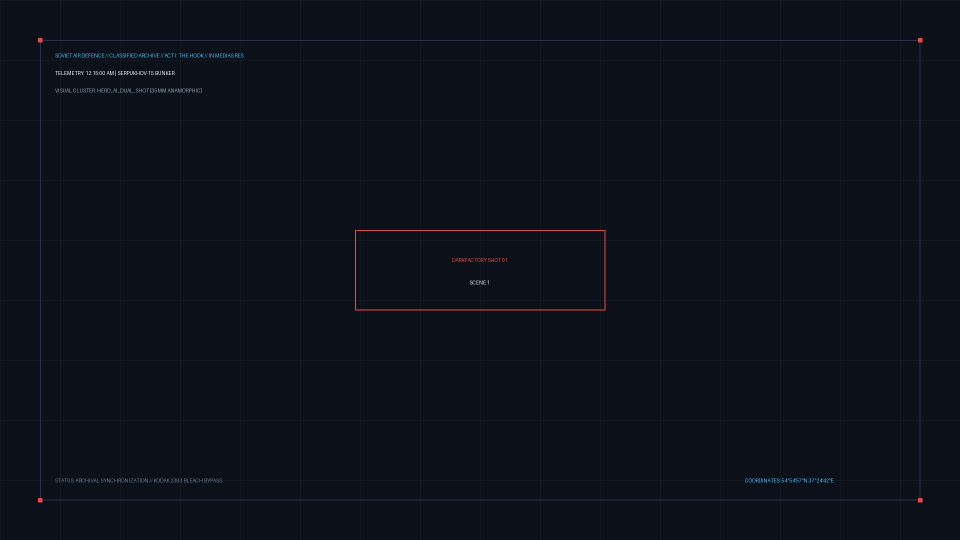
#> input picture data/broll/scene_1.jpg, 1920 x 1080 px (shown at 1/2 size)
$ python -i cinematography_dop.py   (imports and definitions only)   (older library calls are emulated)
#> lines starting #> are read from the running program, lines starting #| are printed output that depends on the picture; after the words box and inside, x2 and y2 are one past the last pixel; in counts of white or black regions, pixels touching at a corner belong together
"""
DarkFactory — Cinematography & Composition Engineering Engine (Virtual DoP)
========================================================================================
Motor industrial de Direção de Fotografia (Director of Photography - DoP) e Engenharia
de Composição Visual para cada tomada de vídeo e keyframe.
Incorpora:
1. Óptica e Física de Lentes: Lentes Anamórficas (Panavision, Cooke, Arri Master) vs
   Esféricas Prime (Zeiss Supreme, Leica Summilux), distância focal e abertura T-Stop.
2. Geometria de Composição: Regra dos Terços, Espiral de Ouro (Fibonacci), Simetria
   Kubrickiana (1-Point Perspective), Dutch Angle (tensão canted), Dirty Single Occlusion.
3. Iluminação & Chiaroscuro: Razão Key-to-Fill (16:1, 8:1, 4:1), temperatura Kelvin
   dual-split (Tungstênio 2800K vs Ciano 6500K) e feixes volumétricos (God Rays).
4. Auditor de Keyframes & Computer Vision: Extração de keyframes estratégicos
   (Abertura, Golden Ratio 0.618, Clímax) com cálculo de alinhamento dos terços,
   contraste dinâmico e renderização de guias visuais translúcidas de composição.
5. Injetor de Prompts de Cinematografia para T2V e I2V (MiniMax H3, Veo 2, ComfyUI).
"""

from __future__ import annotations

import logging
import math
import subprocess
from dataclasses import asdict, dataclass, field
from enum import Enum
from pathlib import Path
from typing import Any, Dict, List, Optional, Tuple

import cv2
import numpy as np
from PIL import Image, ImageDraw, ImageFont

logger = logging.getLogger("darkfactory.video.cinematography_dop")


class LensOpticsType(str, Enum):
    """Família óptica de lentes cinematográficas."""
    ANAMORPHIC_PANAVISION = "panavision_c_series"   # 40mm T2.3 - 2x squeeze, horizontal streaks, oval bokeh
    ANAMORPHIC_COOKE = "cooke_anamorphic_i"          # 35mm T2.3 - 'Cooke Look', textura orgânica aveludada
    ANAMORPHIC_ARRI = "arri_master_anamorphic"       # 50mm T1.9 - Clareza cirúrgica, flare controlado
    SPHERICAL_ZEISS = "zeiss_supreme_prime"          # 21mm T1.5 - Ultra-wide dramático sem distorção
    SPHERICAL_LEICA = "leica_summilux_c"             # 35mm T1.4 - Perspectiva do olho humano, bokeh circular
    SPHERICAL_TELE = "arri_signature_75mm"           # 75mm T1.8 - Compressão de planos e isolamento dramático
    MACRO_PROBE = "laowa_probe_24mm"                 # 24mm T14 - Lente macro periscópica para hardware tático


class CompositionGeometry(str, Enum):
    """Geometria e regras de enquadramento composicional."""
    RULE_OF_THIRDS = "rule_of_thirds"               # Pontos de força (1/3, 2/3) e lead room
    GOLDEN_SPIRAL = "golden_spiral"                 # Espiral logarítmica de Fibonacci
    KUBRICK_ONE_POINT = "kubrick_one_point"         # Simetria frontal rigorosa com fuga central
    DUTCH_ANGLE = "dutch_angle"                     # Câmera inclinada 7° a 15° (tensão/desespero)
    DIRTY_SINGLE_OCCLUSION = "dirty_single"         # Oclusão em primeiro plano (30-40% borrado)
    LOW_ANGLE_OPPRESSION = "low_angle_oppression"   # Câmera baixa apontando para cima (opressão)
    HIGH_ANGLE_VULNERABILITY = "high_angle_vuln"    # Câmera alta apontando para baixo (vulnerabilidade)


class LightingRatio(str, Enum):
    """Razão de contraste entre luz principal (Key) e preenchimento (Fill)."""
    EXTREME_CHIAROSCURO_16_1 = "16:1"  # Caravaggio / Gordon Willis Noir (sombras breu absoluto)
    HIGH_CONTRAST_8_1 = "8_to_1"       # Suspense tático e noir clássico
    DRAMATIC_NATURAL_4_1 = "4_to_1"    # Rembrandt cinematográfico padrão
    BALANCED_2_1 = "2_to_1"            # Iluminação suave e difusa


@dataclass(frozen=True)
class LensSpecification:
    """Especificação técnica de uma lente cinematográfica."""
    model_name: str
    focal_length_mm: int
    t_stop: float
    anamorphic: bool
    squeeze_factor: float
    bokeh_shape: str
    flare_character: str
    dop_aesthetic_notes: str


LENS_CATALOG: Dict[LensOpticsType, LensSpecification] = {
    LensOpticsType.ANAMORPHIC_PANAVISION: LensSpecification(
        model_name="Panavision C-Series 40mm Anamorphic",
        focal_length_mm=40,
        t_stop=2.3,
        anamorphic=True,
        squeeze_factor=2.0,
        bokeh_shape="Oval 2:1 vertical bokeh",
        flare_character="Horizontal cyan/cobalt streak flares with organic aberration",
        dop_aesthetic_notes="Usada em thrillers clássicos e ficções espaciais; textura encorpada de filme analógico.",
    ),
    LensOpticsType.ANAMORPHIC_COOKE: LensSpecification(
        model_name="Cooke Anamorphic /i Full Frame Plus 35mm",
        focal_length_mm=35,
        t_stop=2.3,
        anamorphic=True,
        squeeze_factor=1.8,
        bokeh_shape="Smooth oval bokeh with gentle focus fall-off",
        flare_character="Warm golden and subtle amber horizontal flares ('Cooke Look')",
        dop_aesthetic_notes="Textura aveludada em rostos com alto micro-contraste em detalhes mecânicos.",
    ),
    LensOpticsType.ANAMORPHIC_ARRI: LensSpecification(
        model_name="Arri Master Anamorphic 50mm",
        focal_length_mm=50,
        t_stop=1.9,
        anamorphic=True,
        squeeze_factor=2.0,
        bokeh_shape="Perfectly symmetrical oval bokeh across full frame",
        flare_character="Virtually zero flare and zero focus breathing",
        dop_aesthetic_notes="Rigidez militar e clareza analítica cirúrgica para centros de comando e laboratórios.",
    ),
    LensOpticsType.SPHERICAL_ZEISS: LensSpecification(
        model_name="Zeiss Supreme Prime 21mm",
        focal_length_mm=21,
        t_stop=1.5,
        anamorphic=False,
        squeeze_factor=1.0,
        bokeh_shape="Circular 11-blade aperture bokeh",
        flare_character="Neutral chromatic flare suppression",
        dop_aesthetic_notes="Ultra-wide angular sem distorção geométrica; transmite escala colossal e arquitetura intimidadora.",
    ),
    LensOpticsType.SPHERICAL_LEICA: LensSpecification(
        model_name="Leica Summilux-C 35mm",
        focal_length_mm=35,
        t_stop=1.4,
        anamorphic=False,
        squeeze_factor=1.0,
        bokeh_shape="Creamy circular bokeh",
        flare_character="Delicate veil flares with high shadow contrast",
        dop_aesthetic_notes="Abertura humana natural para tomadas médias intimistas e conflitos psicológicos silenciosos.",
    ),
    LensOpticsType.SPHERICAL_TELE: LensSpecification(
        model_name="Arri Signature Prime 75mm",
        focal_length_mm=75,
        t_stop=1.8,
        anamorphic=False,
        squeeze_factor=1.0,
        bokeh_shape="Magical warm circular bokeh",
        flare_character="Controlled organic glow",
        dop_aesthetic_notes="Forte compressão espacial; isola o oficial ou o espião da equipe ao redor.",
    ),
    LensOpticsType.MACRO_PROBE: LensSpecification(
        model_name="Laowa 24mm T14 2x Macro Probe Lens",
        focal_length_mm=24,
        t_stop=14.0,
        anamorphic=False,
        squeeze_factor=1.0,
        bokeh_shape="Deep focus field",
        flare_character="Direct LED ring illumination",
        dop_aesthetic_notes="Visão periscópica de inseto/probe para rastejar sobre consoles de radar e fios de ignição.",
    ),
}


@dataclass
class CinematographyShotPlan:
    """Plano diretor de fotografia completo para uma tomada ou keyframe."""
    shot_name: str
    camera_body: str
    lens: LensSpecification
    composition: CompositionGeometry
    lighting_ratio: LightingRatio
    kelvin_key: int          # Ex: 2800K (Tungstênio)
    kelvin_fill: int         # Ex: 6500K (Ciano/Moonlight)
    shutter_angle: str       # Ex: "180-degree (1/48s cinematic motion blur)" ou "90-degree crisp action"
    camera_movement: str     # Ex: "Slow mechanical push-in dolly track"
    haze_density: str        # Ex: "Volumetric atmospheric haze with sharp Tyndall shafts"
    aspect_ratio: str        # Ex: "2.39:1 CinemaScope"

    # [26 lines left out: function to_dop_prompt, not called in this run]


@dataclass
class KeyframeCompositionAudit:
    """Relatório quantitativo de auditoria de composição de um keyframe."""
    image_path: str
    width: int
    height: int
    rule_of_thirds_score: float   # 0 a 100 (% de energia visual nos terços)
    chiaroscuro_contrast_ratio: float  # Ex: 8.4:1
    warm_cold_kelvin_bias: str    # 'warm_dominant', 'cold_dominant', 'balanced_split'
    visual_balance_horizontal: float  # -1.0 (esquerda) a +1.0 (direita)
    annotated_guide_path: Optional[str] = None


class CinematographyEngine:
    """Motor de Direção de Fotografia e Auditoria de Composição."""

    def __init__(self, default_camera: str = "Arri Alexa 65 Large Format Cinema Camera"):
        self.default_camera = default_camera

    # [79 lines left out: functions build_shot_plan, extract_cinematic_keyframes, not called in this run]

    def audit_keyframe_composition(
        self,
        image_path: str | Path,
        generate_annotated_grid: bool = True,
    ) -> KeyframeCompositionAudit:
        """
        Analisa a composição visual, distribuição de luminância e alinhamento dos terços.
        Gera uma imagem anotada com guias composicionais translúcidas (Grid dos Terços e Espiral).
        """
#> called with image_path = '../../data/broll/scene_1.jpg', generate_annotated_grid = True
        img_file = Path(image_path)
        if not img_file.exists():
            raise FileNotFoundError(f"Keyframe não encontrado: {img_file}")

        # Carrega via OpenCV (BGR)
        cv_img = cv2.imread(str(img_file))
#> cv_img is the input picture: shape (1080, 1920, 3); mean B, G, R 25.9, 16.8, 12.8
        if cv_img is None:
            raise ValueError(f"Não foi possível decodificar imagem para auditoria: {img_file}")

        h, w = cv_img.shape[:2]
#> h = 1080; w = 1920
        gray = cv2.cvtColor(cv_img, cv2.COLOR_BGR2GRAY)

        # 1. Análise de Energia de Bordas nos Terços (Sobel Gradient)
        sobel_x = cv2.Sobel(gray, cv2.CV_64F, 1, 0, ksize=3)
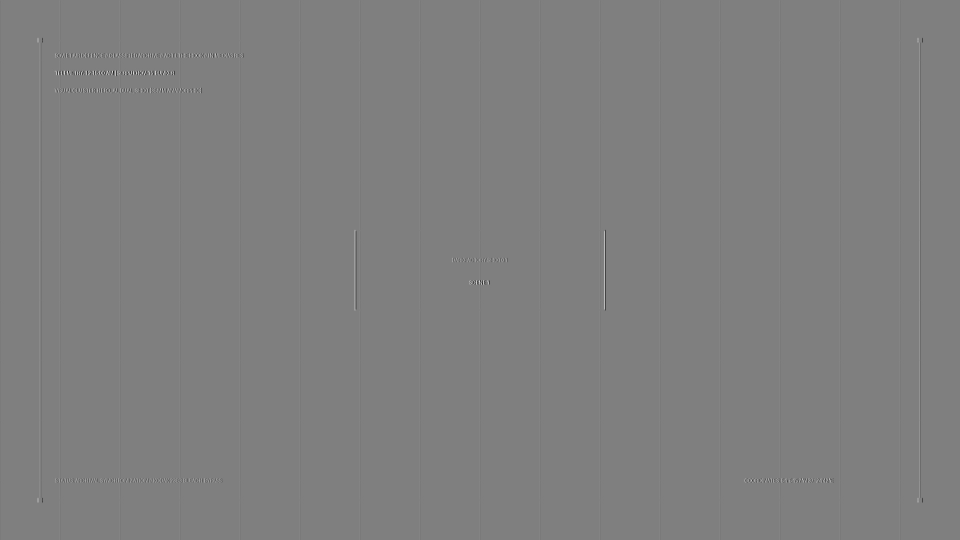
#> sobel_x: shape (1080, 1920) float64 (shown at 1/2 size); min -874, max 878, mean 0; drawn with min black and max white
        sobel_y = cv2.Sobel(gray, cv2.CV_64F, 0, 1, ksize=3)
        edge_energy = np.sqrt(sobel_x**2 + sobel_y**2)
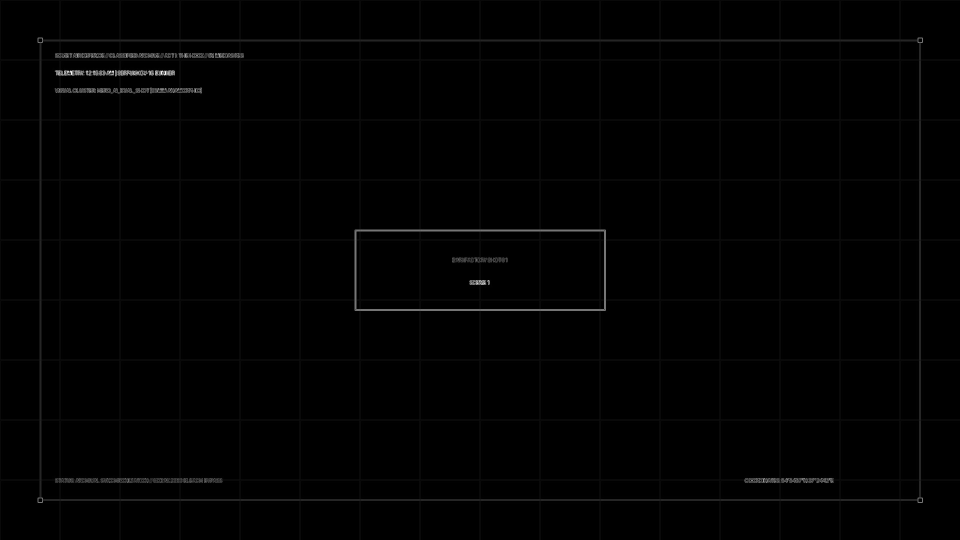
#> edge_energy: shape (1080, 1920) float64 (shown at 1/2 size); min 0, max 886.5, mean 6.4; drawn with min black and max white
        total_energy = np.sum(edge_energy)
#> total_energy = 13300997.3

        # Região de interesse dos terços (faixa de 12% ao redor das linhas x=w/3, x=2w/3, y=h/3, y=2h/3)
        mask_thirds = np.zeros((h, w), dtype=bool)
        band_x = int(w * 0.08)
#> band_x = 153
        band_y = int(h * 0.08)
#> band_y = 86

        # Linhas verticais dos terços
        mask_thirds[:, max(0, w // 3 - band_x): min(w, w // 3 + band_x)] = True
        mask_thirds[:, max(0, 2 * w // 3 - band_x): min(w, 2 * w // 3 + band_x)] = True
        # Linhas horizontais dos terços
        mask_thirds[max(0, h // 3 - band_y): min(h, h // 3 + band_y), :] = True
        mask_thirds[max(0, 2 * h // 3 - band_y): min(h, 2 * h // 3 + band_y), :] = True

        energy_in_thirds = np.sum(edge_energy[mask_thirds])
#> energy_in_thirds = 4149965.2
        rule_of_thirds_score = (energy_in_thirds / max(1.0, total_energy)) * 100.0
#> rule_of_thirds_score = 31.2
        # Normaliza score entre 0 e 100 (valores típicos são 30-70%)
        normalized_thirds = min(100.0, max(20.0, rule_of_thirds_score * 1.6))
#> normalized_thirds = 49.92

        # 2. Contraste Chiaroscuro (Percentil 95 / Percentil 5 de luminância)
        p95 = float(np.percentile(gray, 95))
#> p95 = 16
        p05 = float(np.percentile(gray, 5))
#> p05 = 16
        contrast_ratio = round((p95 + 1.0) / max(1.0, p05 + 1.0), 2)
#> contrast_ratio = 1

        # 3. Equilíbrio Horizontal de Massa Visual (Centro de Gravidade Luma)
        left_luma = np.mean(gray[:, : w // 2])
#> left_luma = 16.97
        right_luma = np.mean(gray[:, w // 2 :])
#> right_luma = 16.61
        diff_luma = (right_luma - left_luma) / max(1.0, (right_luma + left_luma))
#> diff_luma = -0.0106
        balance_horizontal = round(float(diff_luma), 3)
#> balance_horizontal = -0.011

        # 4. Bias Cromático Quente vs Frio (Canal Azul vs Canal Vermelho)
        b_channel = np.mean(cv_img[:, :, 0])
#> b_channel = 25.94
        r_channel = np.mean(cv_img[:, :, 2])
#> r_channel = 12.76
        if r_channel > b_channel * 1.15:
            kelvin_bias = "warm_dominant"
        elif b_channel > r_channel * 1.15:
            kelvin_bias = "cold_dominant"
        else:
            kelvin_bias = "balanced_split"

        annotated_path = None
        if generate_annotated_grid:
            annotated_path = self._render_composition_guides(img_file, cv_img)

        return KeyframeCompositionAudit(
            image_path=str(img_file),
            width=w,
            height=h,
            rule_of_thirds_score=round(normalized_thirds, 1),
            chiaroscuro_contrast_ratio=contrast_ratio,
            warm_cold_kelvin_bias=kelvin_bias,
            visual_balance_horizontal=balance_horizontal,
            annotated_guide_path=str(annotated_path) if annotated_path else None,
        )

    def _render_composition_guides(self, original_path: Path, cv_bgr: np.ndarray) -> Path:
        """
        Desenha guias translúcidas cinemáticas sobre a imagem:
        - Grade dos Terços (Rule of Thirds) em Ciano
        - Pontos de Interseção / Power Points
        - Linhas de Enquadramento 2.39:1 CinemaScope
        - Ponto Central (Dead Center Crosshair)
        """
        annotated_file = original_path.parent / f"{original_path.stem}_dop_guides.jpg"
        h, w = cv_bgr.shape[:2]
#> h = 1080; w = 1920

        overlay = cv_bgr.copy()

        # 1. Linhas dos Terços em Ciano Translúcido
        cyan_color = (255, 240, 0)  # BGR Ciano
        gold_color = (0, 215, 255)  # BGR Dourado

        # Verticais
        cv2.line(overlay, (w // 3, 0), (w // 3, h), cyan_color, 2)
        cv2.line(overlay, (2 * w // 3, 0), (2 * w // 3, h), cyan_color, 2)
        # Horizontais
        cv2.line(overlay, (0, h // 3), (w, h // 3), cyan_color, 2)
        cv2.line(overlay, (0, 2 * h // 3), (w, 2 * h // 3), cyan_color, 2)
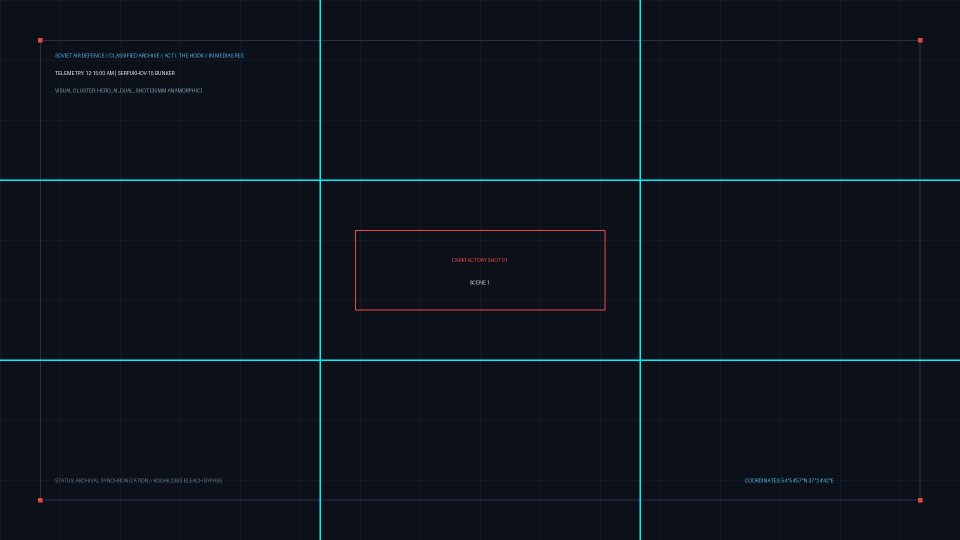
#> overlay: shape (1080, 1920, 3) (shown at 1/2 size); mean B, G, R 27.9, 18.7, 12.6

        # 2. Power Points (Círculos nos 4 cruzamentos de ouro)
        power_points = [
            (w // 3, h // 3),
            (2 * w // 3, h // 3),
            (w // 3, 2 * h // 3),
            (2 * w // 3, 2 * h // 3),
        ]
        for pt in power_points:
            cv2.circle(overlay, pt, 14, gold_color, 2)
            cv2.circle(overlay, pt, 3, gold_color, -1)
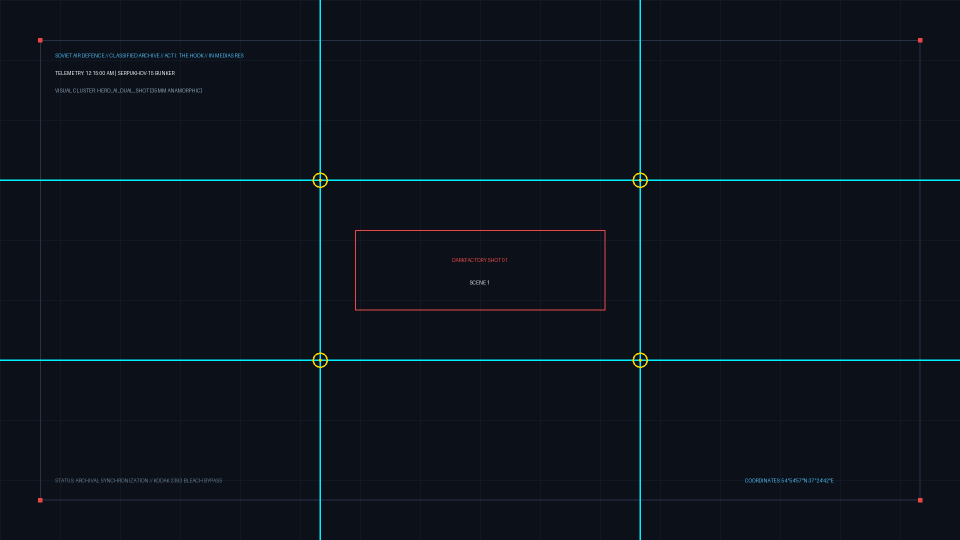
#> overlay: shape (1080, 1920, 3) (shown at 1/2 size); 0.06% of pixels changed, all inside (x1, y1, x2, y2) = (625, 345, 1296, 736)

        # 3. Cruz Central de Precisão (Center Crosshair)
        cx, cy = w // 2, h // 2
#> cx = 960; cy = 540
        cv2.line(overlay, (cx - 15, cy), (cx + 15, cy), (180, 180, 180), 1)
#> overlay: shape (1080, 1920, 3); under 0.01% of pixels changed, all inside (x1, y1, x2, y2) = (945, 540, 976, 541)
        cv2.line(overlay, (cx, cy - 15), (cx, cy + 15), (180, 180, 180), 1)
#> overlay: shape (1080, 1920, 3); mean B, G, R 27.9, 18.8, 12.8

        # 4. Matte CinemaScope 2.39:1 (Linhas guias de corte anamórfico)
        scope_margin = int(h * 0.128)
#> scope_margin = 138
        cv2.line(overlay, (0, scope_margin), (w, scope_margin), (60, 60, 255), 1)  # Linha vermelha guia
        cv2.line(overlay, (0, h - scope_margin), (w, h - scope_margin), (60, 60, 255), 1)
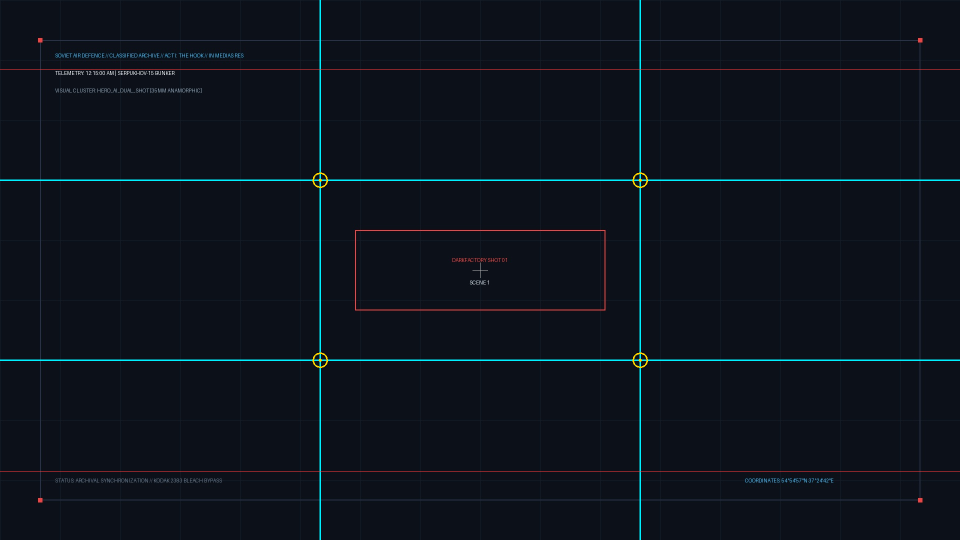
#> overlay: shape (1080, 1920, 3) (shown at 1/2 size); mean B, G, R 27.9, 18.9, 13.2

        # Mesclagem alfa suave (55% original + 45% guias)
        blended = cv2.addWeighted(overlay, 0.45, cv_bgr, 0.55, 0)
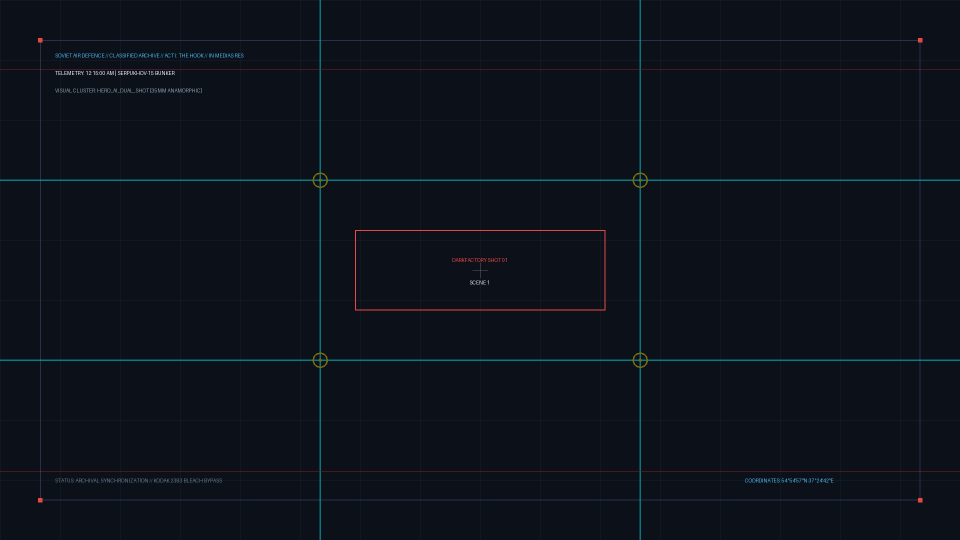
#> blended: shape (1080, 1920, 3) (shown at 1/2 size); mean B, G, R 26.8, 17.7, 13

        # Legenda informativa no topo
        label = "DARKFACTORY DoP SUITE: RULE OF THIRDS + 2.39:1 CINEMASCOPE GUIDE"
        cv2.putText(blended, label, (25, 40), cv2.FONT_HERSHEY_SIMPLEX, 0.8, (0, 255, 255), 2, cv2.LINE_AA)
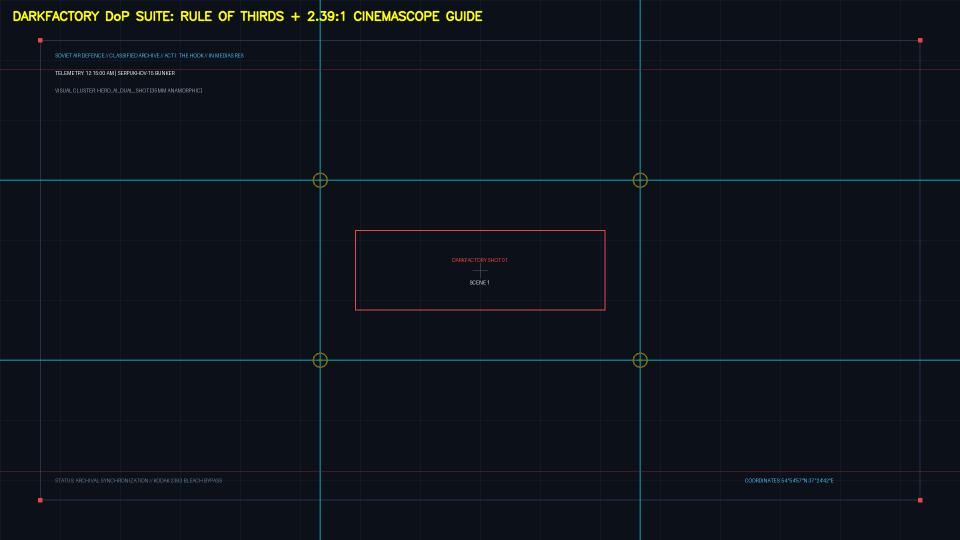
#> blended: shape (1080, 1920, 3) (shown at 1/2 size); 0.55% of pixels changed, all inside (x1, y1, x2, y2) = (26, 21, 966, 43)

        cv2.imwrite(str(annotated_file), blended, [cv2.IMWRITE_JPEG_QUALITY, 95])
        logger.info(f"Keyframe com guias de composição gerado: {annotated_file.name}")
        return annotated_file

    # [14 lines left out: function _probe_duration, not called in this run]

>>> result = CinematographyEngine().audit_keyframe_composition('../../data/broll/scene_1.jpg')
